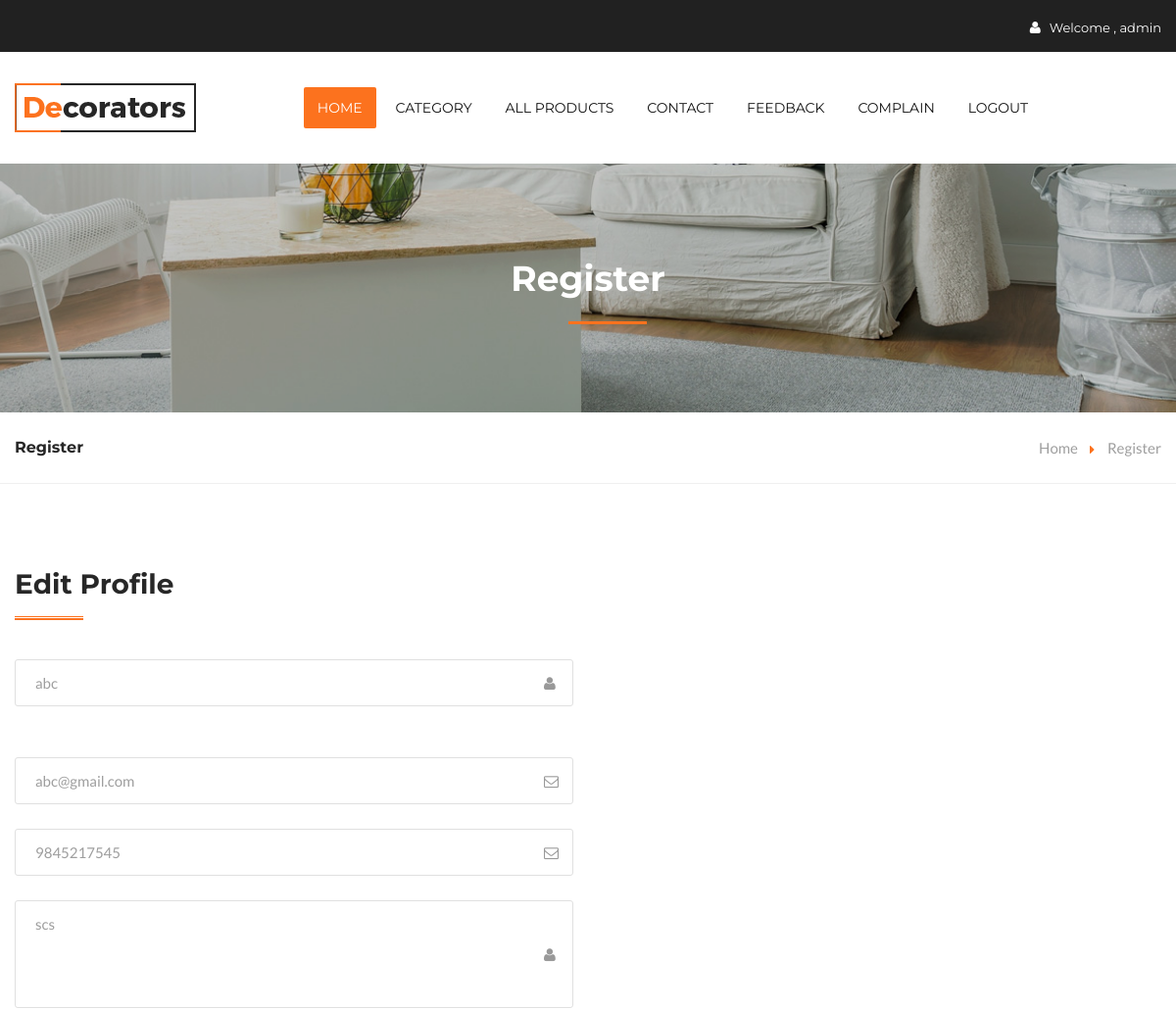
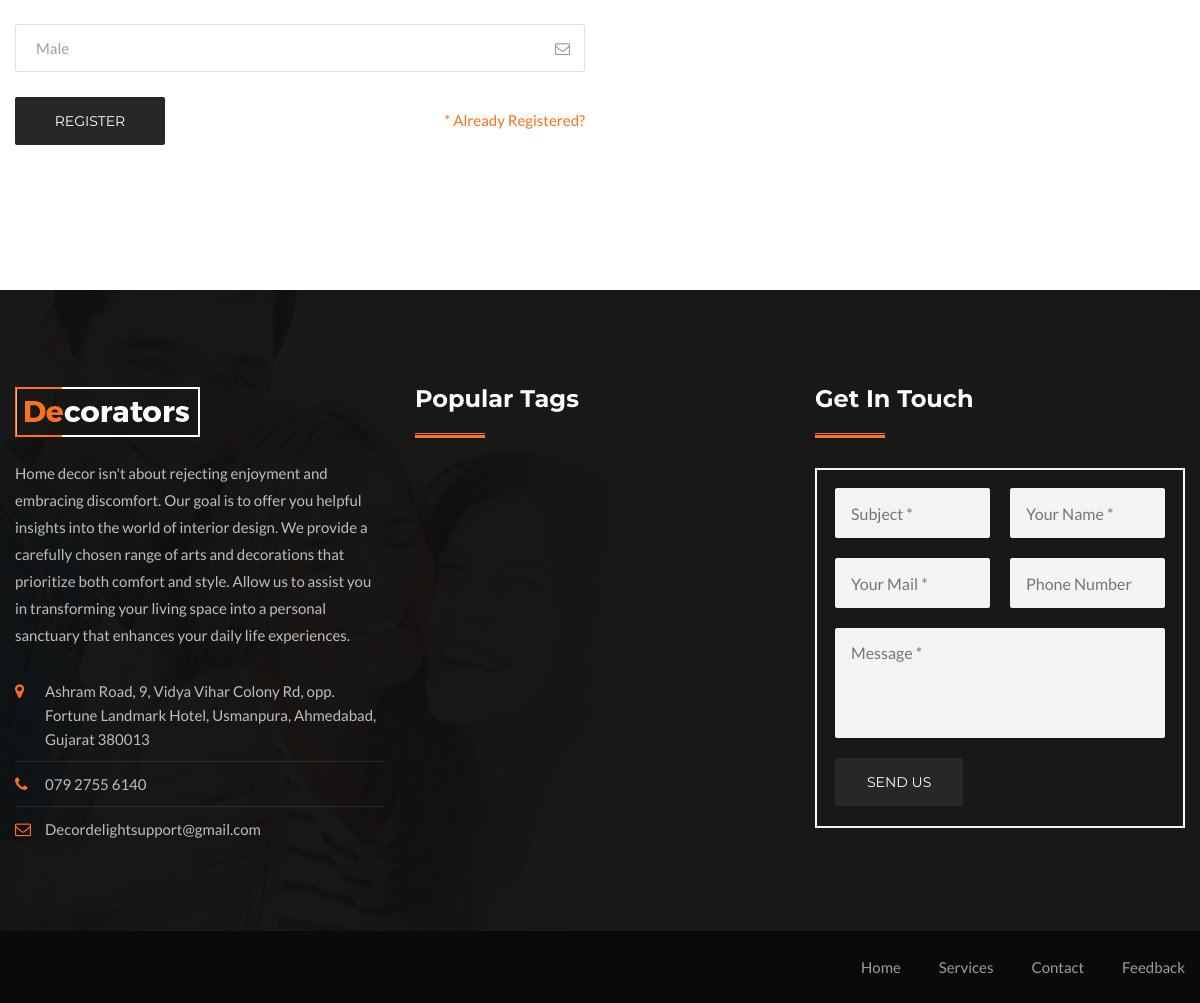
/editprofile (signed in), run on the app's committed database (2 pictures, top to bottom).
### myapp/models.py (models this page shows, shortened)
class login(models.Model):
    U_NAME = models.CharField(max_length=40, null=True)
    EMAIL_ID = models.EmailField()
    PHONE_NO = models.BigIntegerField()
    PASSWORD = models.CharField(max_length=8,null=True)
    U_ADDRESS = models.TextField(null=True)
    U_GENDER = models.CharField(max_length=30,null=True)
    STATUS = models.CharField(max_length=20,null=True)

### myapp/views.py (the view)
# urls.py: path('editprofile', views.editprofile ,name="editprofile"),
def editprofile(request):
    uid = request.session["logid"]
    getdata = login.objects.get(id=uid)
    context ={
        "data":getdata
    }
    return render(request,"editprofile.html",context)

### myapp/templates/editprofile.html (shortened to what this page needs)
<!DOCTYPE html>
{% load static %}
<html>
<head>
<link href="/static/css/bootstrap.css" rel="stylesheet">
<link href="/static/css/style.css" rel="stylesheet">
<link href="static/css/nouislider.css" rel="stylesheet">
<link href="static/css/nouislider.pips.css" rel="stylesheet">
<link href="static/css/responsive.css" rel="stylesheet">
</head>
<body>
<div class="page-wrapper">
    <header class="main-header">
    	<div class="header-top">
        	<div class="auto-container">
            	<div class="row clearfix">
                    <div class="top-right pull-right">
                    	<ul>
                            {% if request.session.logname %}
                        	<li><span class="fa fa-user"></span><a href="/profile"> Welcome , {{ request.session.logname }}</a></li>
                            {% endif %}
                        </ul>
                    </div>
                </div>
            </div>
        </div>
    	<div class="main-box">
        	<div class="auto-container">
            	<div class="outer-container clearfix">
                    <div class="logo-box">
                        <div class="logo"><a href="index"><img src="static/images/logo.png" alt=""></a></div>
                    </div>
                    <div class="nav-outer clearfix">
                        <nav class="main-menu">
                            <div class="navbar-collapse collapse clearfix">
                                <ul class="navigation clearfix">
                                    <li class="current"><a href="/index">Home</a></li>
                                    <li><a href="/services">Category</a></li>
                                    <li><a href="/shop">All Products</a></li>
                                    {% if request.session.logname %}
                                     <li><a href="contact">Contact</a></li>
                                     <li><a href="/feedback">Feedback</a></li>
                                     <li><a href="/complain">Complain</a></li>
                                     <li><a href="/logout">Logout</a></li>
                                    {% else %}
                                     <li><a href="/register">Register</a></li>
                                    <li><a href="/login">Login </a></li>
                                    {% endif %}
                                 </ul>
                            </div>
                        </nav>
                    </div>
            </div>
        </div>
    </header>
    <section class="page-title" style="background-image:url(static/images/background/bg-page-title-1.jpg);">
        <div class="auto-container">
            <h1>  Register</h1>
        </div>
    </section>
    <section class="page-info">
        <div class="auto-container clearfix">
            <div class="pull-left"><h2> Register</h2></div>
            <div class="pull-right">
                <ul class="bread-crumb clearfix">
                    <li><a href="/index">Home</a></li>
                    <li>Register</li>
                </ul>
            </div>
        </div>
    </section>
    <section class="register-section">
        <div class="auto-container">
            <div class="row clearfix">
                <div class="form-column column col-lg-6 col-md-6 col-sm-12 col-xs-12">
                    <div class="sec-title medium">
                        <h2>Edit Profile</h2>
                    </div>
                    <div class="styled-form register-form">
                        <form method="post" action="/updateprofile" enctype="multipart/form-data">
                            <div class="form-group">
                                <span class="adon-icon"><span class="fa fa-user"></span></span>
                                <input type="text" name="username" value="{{data.U_NAME}}" placeholder="Your Full Name * " required>
                            </div>
                            <br>
                            <div class="form-group">
                                <span class="adon-icon"><span class="fa fa-envelope-o"></span></span>
                                <input type="email" name="useremail" value="{{data.EMAIL_ID}}" placeholder="Enter Mail id *" required>
                            </div>
                            <div class="form-group">
                                <span class="adon-icon"><span class="fa fa-envelope-o"></span></span>
                                <input type="tel" name="userphone" value="{{data.PHONE_NO}}" placeholder="Enter Phone *" required>
                            </div>
                             <div class="form-group">
                                <span class="adon-icon"><span class="fa fa-user"></span></span>
                                 <textarea name="address"  cols="5" rows="3" placeholder="Your Address">{{data.U_ADDRESS}}</textarea>
                            </div>
                            <div class="form-group">
                                <span class="adon-icon"><span class="fa fa-envelope-o"></span></span>
                                <input type="text" name="usergender" value="{{data.U_GENDER}}" placeholder="Your Gender *">
                            </div>
                            <div class="clearfix">
                                <div class="form-group pull-left">
                                    <input type="submit" class="theme-btn btn-style-two" name="Submit" value="Register" />
                                </div>
                                <div class="form-group padd-top-10 pull-right">
                                   <a href="/login"> * Already Registered?</a>
                                </div>
                            </div>
                        </form>
                    </div>
                </div>
            </div>
        </div>
    </section>
   <footer class="main-footer" style="background-image:url(/static/images/background/footer-bg.jpg);">
    <div class="auto-container">
        <div class="widgets-section">
            <div class="row clearfix">
                <div class="footer-column col-md-4 col-sm-4 col-xs-12">
                    <div class="footer-widget about-widget">
                        <div class="footer-logo"><figure><a href="index"><img src="/static/images/logo-4.png" alt=""></a></figure></div>
                        <div class="widget-content">
                            <div class="text">Home decor isn't about rejecting enjoyment and embracing discomfort. Our goal is to offer you helpful insights into the world of interior design. We provide a carefully chosen range of arts and decorations that prioritize both comfort and style. Allow us to assist you in transforming your living space into a personal sanctuary that enhances your daily life experiences.</div>
                            <ul class="contact-info">
                                <li><span class="icon fa fa-map-marker"></span>Ashram Road, 9, Vidya Vihar Colony Rd, opp. Fortune Landmark Hotel, Usmanpura, Ahmedabad, Gujarat 380013</li>
                                <li><span class="icon fa fa-phone"></span>079 2755 6140</li>
                                <li><span class="icon fa fa-envelope-o"></span>Decordelightsupport@gmail.com</li>
                            </ul>
                        </div>
                    </div>
                </div>
                <div class="footer-column col-md-4 col-sm-4 col-xs-12">
                    <div class="footer-widget tags-widget">
                        <h2>Popular Tags</h2>
                    </div>
                </div>
                {% if request.session.logname %}
                <div class="footer-column col-md-4 col-sm-4 col-xs-12">
                    <div class="footer-widget tags-widget">
                        <h2>Get in Touch</h2>
                        <div class="form-box default-form">
                            <div class="contact-form default-form">
                                <form action="/insertcontactdata" method="post" enctype="multipart/form-data">
                                    <div class="row clearfix">
                                        <div class="form-group col-md-6 col-sm-6 col-xs-12">
                                            <input type="text" name="subject" value="" placeholder="Subject *" required>
                                        </div>
                                        <div class="form-group col-md-6 col-sm-6 col-xs-12">
                                            <input type="text" name="username" value="" placeholder="Your Name *" required>
                                        </div>
                                        <div class="form-group col-md-6 col-sm-6 col-xs-12">
                                            <input type="email" name="email" value="" placeholder="Your Mail *" required>
                                        </div>
                                        <div class="form-group col-md-6 col-sm-6 col-xs-12">
                                            <input type="text" name="phone" value="" placeholder="Phone Number">
                                        </div>
                                        <div class="form-group col-md-12 col-sm-12 col-xs-12">
                                            <textarea name="message" placeholder="Message *"></textarea>
                                        </div>
                                        <div class="form-group col-md-12 col-sm-12 col-xs-12">
                                            <input type="submit" class="theme-btn btn-style-two" name="Submit" value="SEND US" />
                                        </div>
                                    </div>
                                </form>
                            </div>
                        </div>
                    </div>
                </div>
{% endif %}
            </div>
        </div>
    </div>
    <div class="footer-bottom">
        <div class="auto-container">
            <div class="clearfix">
                <div class="pull-right">
                    <ul class="footer-nav">
                        <li><a href=/index>Home</a></li>
                        <li><a href="/services">Services</a></li>
                        {% if request.session.logname %}
                        <li><a href="/contact">Contact</a></li>
                        <li><a href="/feedback">Feedback</a></li>
 {% endif %}
                    </ul>
                </div>
            </div>
        </div>
    </div>
</footer>
</div>
</body>
</html>

### data on the page
login: username "abc", useremail "abc@gmail.com", userphone "9845217545", address "scs", usergender "Male"

### other printed values
{{ request.session.logname }} "admin"
